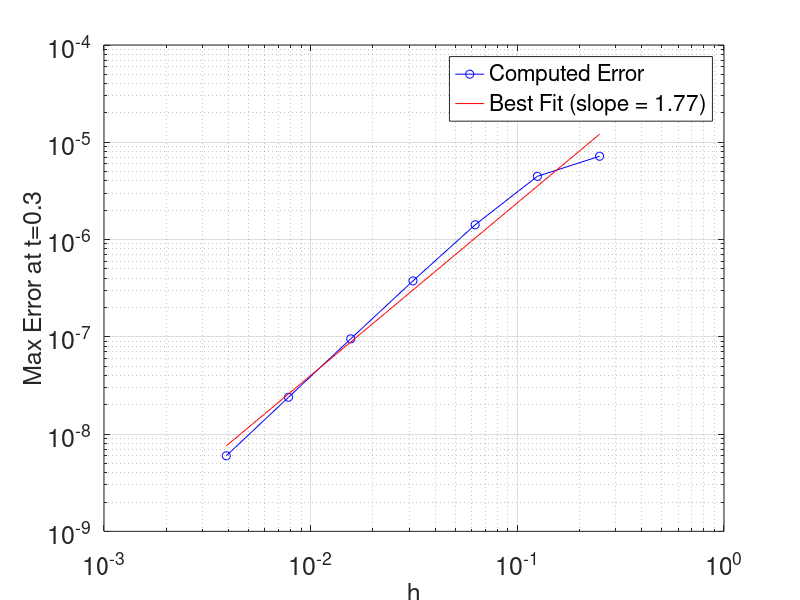

The MATLAB script that drew this image:
% part b

a = 2;
Tf = 0.3;
h_values = [1/4, 1/8, 1/16, 1/32, 1/64, 1/128, 1/256];
errors = zeros(size(h_values));

for i = 1:length(h_values)
    h = h_values(i);

    x = 0:h:(1-h);
    x = x';
    N = length(x);

    %% IC
    u0 = sin(a*pi*x);

    %% Matrix L
    e = ones(size(x));
    L = spdiags([e -2*e e], [-1 0 1], N, N);
    L(1, N) = 1;  % periodic boundary conditions
    L(N, 1) = 1;
    L = (1/h^2) * L;

    k = 0.4*h^2;
    numsteps = ceil(Tf / k);
    k = Tf / numsteps;

    %% time loop
    u = u0;
    for n=1:numsteps
        % (unew - u) / k = u_xx
        % solve for unew and approx u_xx
        unew = u + k*(L*u);
        u = unew;
    end

    u_exact = sin(a*pi*x) * exp(-(a*pi)^2 * Tf);
    errors(i) = max(abs(u - u_exact));
end

%% table of results
fprintf('h\t\tError\t\tError Ratio\n');
fprintf('--------------------------------\n');
fprintf('%f\t%e\t', h_values(1), errors(1));
fprintf('-\n');
for i = 2:length(h_values)
    ratio = errors(i-1) / errors(i);
    fprintf('%f\t%e\t%.2f\n', h_values(i), errors(i), ratio);
end

% part c
figure(1);
loglog(h_values, errors, 'bo-');
set(gca, 'fontsize', 18)
hold on;

% best fit line
log_h = log10(h_values);
log_error = log10(errors);

p = polyfit(log_h, log_error, 1);
slope = p(1);
intercept = p(2);

h_fit = logspace(log10(h_values(1)), log10(h_values(end)), 100);
error_fit = 10.^(intercept + slope*log10(h_fit));

loglog(h_fit, error_fit, 'r-');

% style
xlabel('h', 'FontSize', 18);
ylabel('Max Error at t=0.3', 'FontSize', 18);
legend('Computed Error', sprintf('Best Fit (slope = %.2f)', slope));
grid on;

